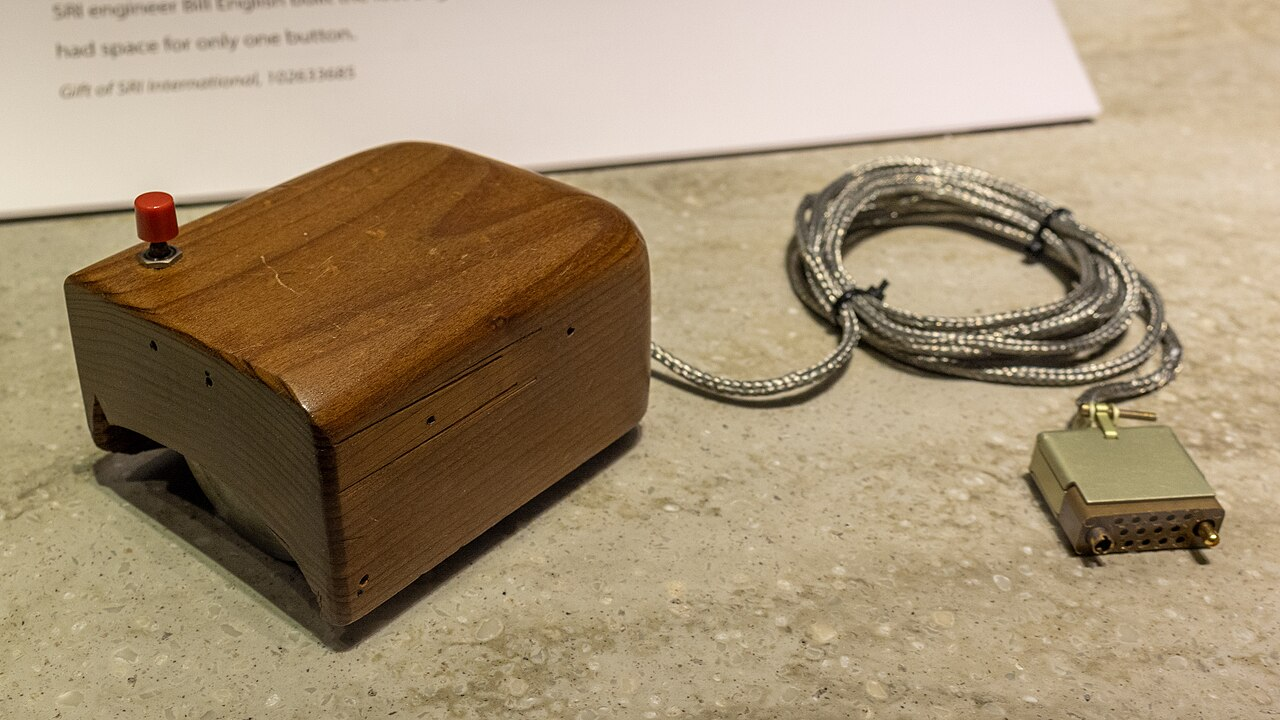
#> input picture img/c1-raton.jpg, 1280 x 720 px, given in place of e1d63218-image.jpg, which was not available
$ python u1_recorta_foto.py 1.0
#> lines starting #> are read from the running program, lines starting #| are printed output that depends on the picture; pictures that were not available may be replaced by others from this repository, and a replacement may not be noted
# -*- coding: utf-8 -*-
"""Recorta la foto del soporte y le da enfasis: el fondo se aparta un poco
—menos luz, menos color y un punto de desenfoque— y el soporte se queda nitido.
No se inventa nada en la imagen: solo se recorta y se modula."""
from PIL import Image, ImageDraw, ImageFilter, ImageEnhance
import sys, pathlib

S = pathlib.Path('/tmp/claude-0/-home-user-robertotecnologia/4b65d4cd-43cc-508b-8309-d25a46032951/scratchpad')
ORIG = '/root/.claude/uploads/4b65d4cd-43cc-508b-8309-d25a46032951/e1d63218-image.jpg'
TIRA = (28, 618, 691, 981)            # la foto de verdad dentro de la captura

# el soporte, en coordenadas de la tira
SOP = (200, 25, 480, 345)
# El recorte se queda con todo el alto y quita la derecha —el ovillo, los
# lapices— y un poco de la izquierda: asi el soporte manda sin gastar pixeles.
RECORTE = (118, 0, 600, 363)
foto = Image.open(ORIG).crop(TIRA)
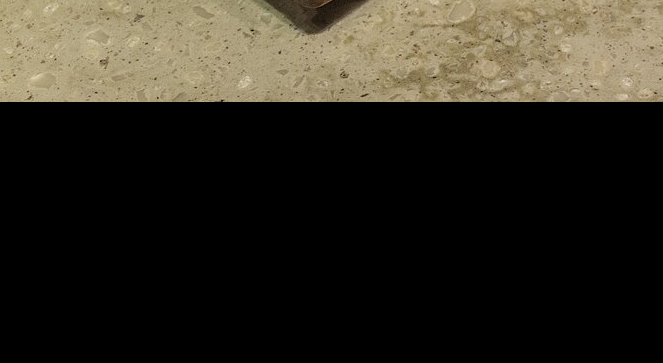
#> foto: PIL image 663x363 RGB; mean R, G, B 46.6, 42.5, 32.8
x0, y0, x1, y1 = RECORTE
rec = foto.crop((x0, y0, x1, y1))
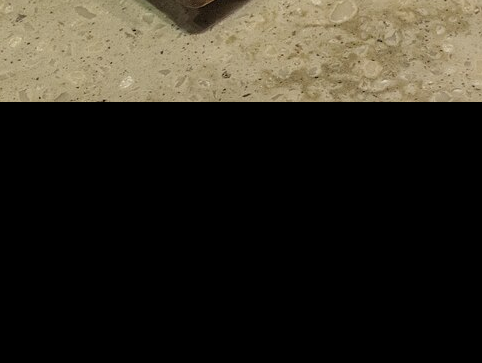
#> rec: PIL image 482x363 RGB; mean R, G, B 45.6, 41.5, 31.8
print('recorte:', rec.size)
#| recorte: (482, 363)

# mascara: el soporte claro, el resto oscuro, con una transicion larga
m = Image.new('L', rec.size, 0)
#> m: PIL image 482x363 L; every value is 0
d = ImageDraw.Draw(m)
cx = (SOP[0] + SOP[2]) / 2 - x0
cy = (SOP[1] + SOP[3]) / 2 - y0 + 8
rx = (SOP[2] - SOP[0]) / 2 + 46
ry = (SOP[3] - SOP[1]) / 2 + 38
d.ellipse([cx-rx, cy-ry, cx+rx, cy+ry], fill=255)
m = m.filter(ImageFilter.GaussianBlur(62))
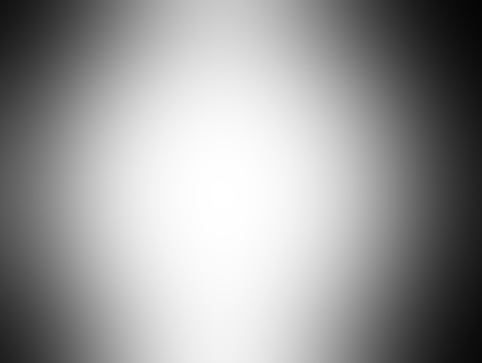
#> m: PIL image 482x363 L; min 5, max 255, mean 155.7

fondo = rec.filter(ImageFilter.GaussianBlur(2.1))
fondo = ImageEnhance.Brightness(fondo).enhance(0.80)
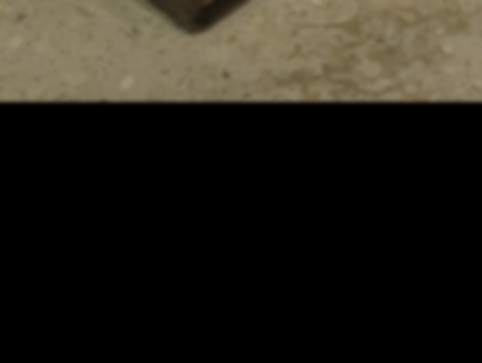
#> fondo: PIL image 482x363 RGB; mean R, G, B 36.3, 33.1, 25.3
fondo = ImageEnhance.Color(fondo).enhance(0.70)
frente = ImageEnhance.Contrast(rec).enhance(1.10)
frente = ImageEnhance.Color(frente).enhance(1.06)
sal = Image.composite(frente, fondo, m)
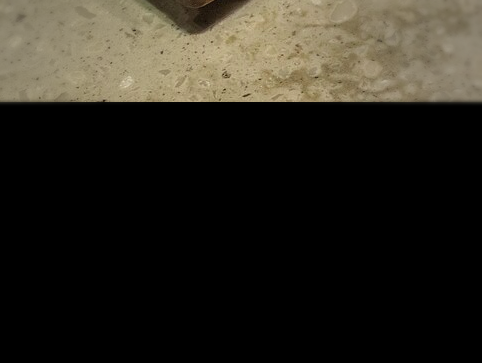
#> sal: PIL image 482x363 RGB; mean R, G, B 41.9, 38.5, 30.1
sal = sal.filter(ImageFilter.UnsharpMask(radius=1.6, percent=85, threshold=3))

ESCALA = float(sys.argv[1]) if len(sys.argv) > 1 else 1.0
if ESCALA != 1.0:
    sal = sal.resize((round(sal.width*ESCALA), round(sal.height*ESCALA)), Image.LANCZOS)
    sal = sal.filter(ImageFilter.UnsharpMask(radius=1.2, percent=60, threshold=3))
print('final:', sal.size)
#| final: (482, 363)
sal.save(S/'u1-soporte-nuevo.jpg', quality=88, optimize=True, progressive=True)
sal.resize((sal.width*2, sal.height*2), Image.LANCZOS).save(S/'u1-mirar.png')
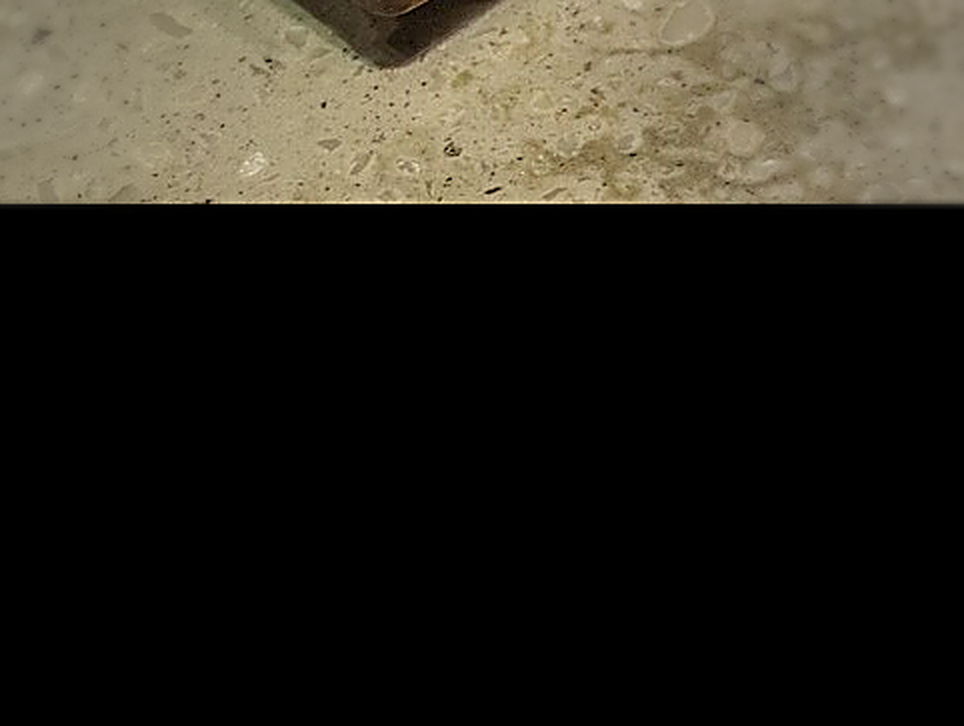
#> saved as u1-mirar.png: PIL image 964x726 RGB; mean R, G, B 42, 38.6, 30.2
#> (the run stopped early here; a loop or call above may not have finished)

$ run again, on img/c1-scriptorium.jpg
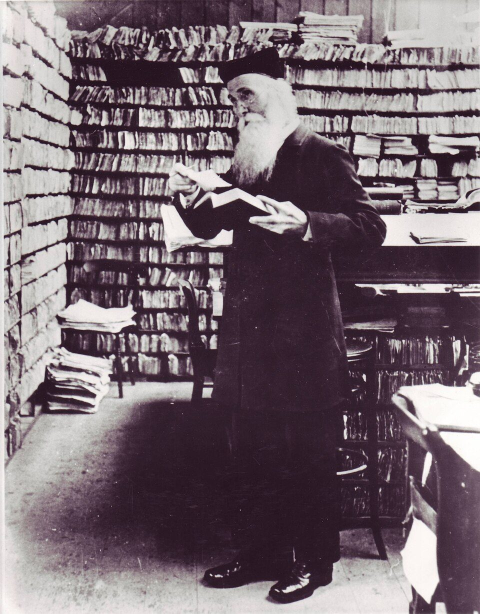
#> input picture img/c1-scriptorium.jpg, 960 x 1227 px, given in place of e1d63218-image.jpg, which was not available (shown at 1/2 size)
#> `foto = Image.open(ORIG).crop(TIRA)`:
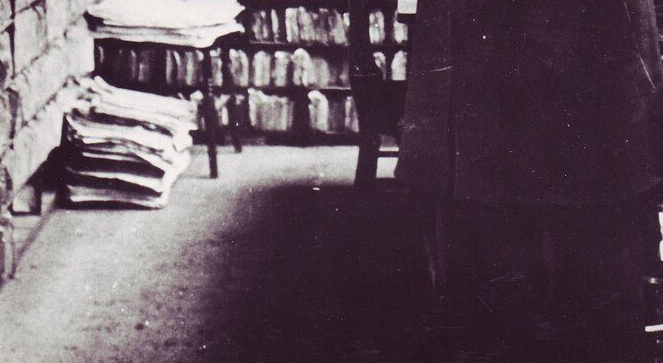
#> foto: PIL image 663x363 RGB; mean R, G, B 97.9, 82.6, 92.1
#| recorte: (482, 363)
#| final: (482, 363)
#> `sal.resize((sal.width*2, sal.height*2), Image.LANCZOS).save(S/'u1-mira..`:
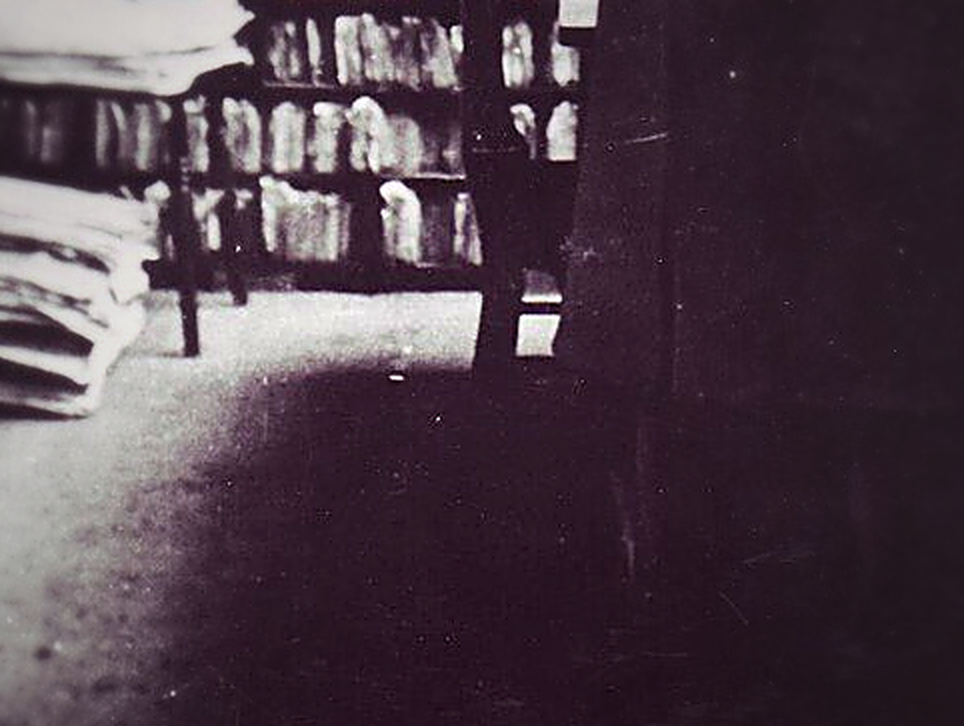
#> saved as u1-mirar.png: PIL image 964x726 RGB; mean R, G, B 78.4, 62.9, 73.1
